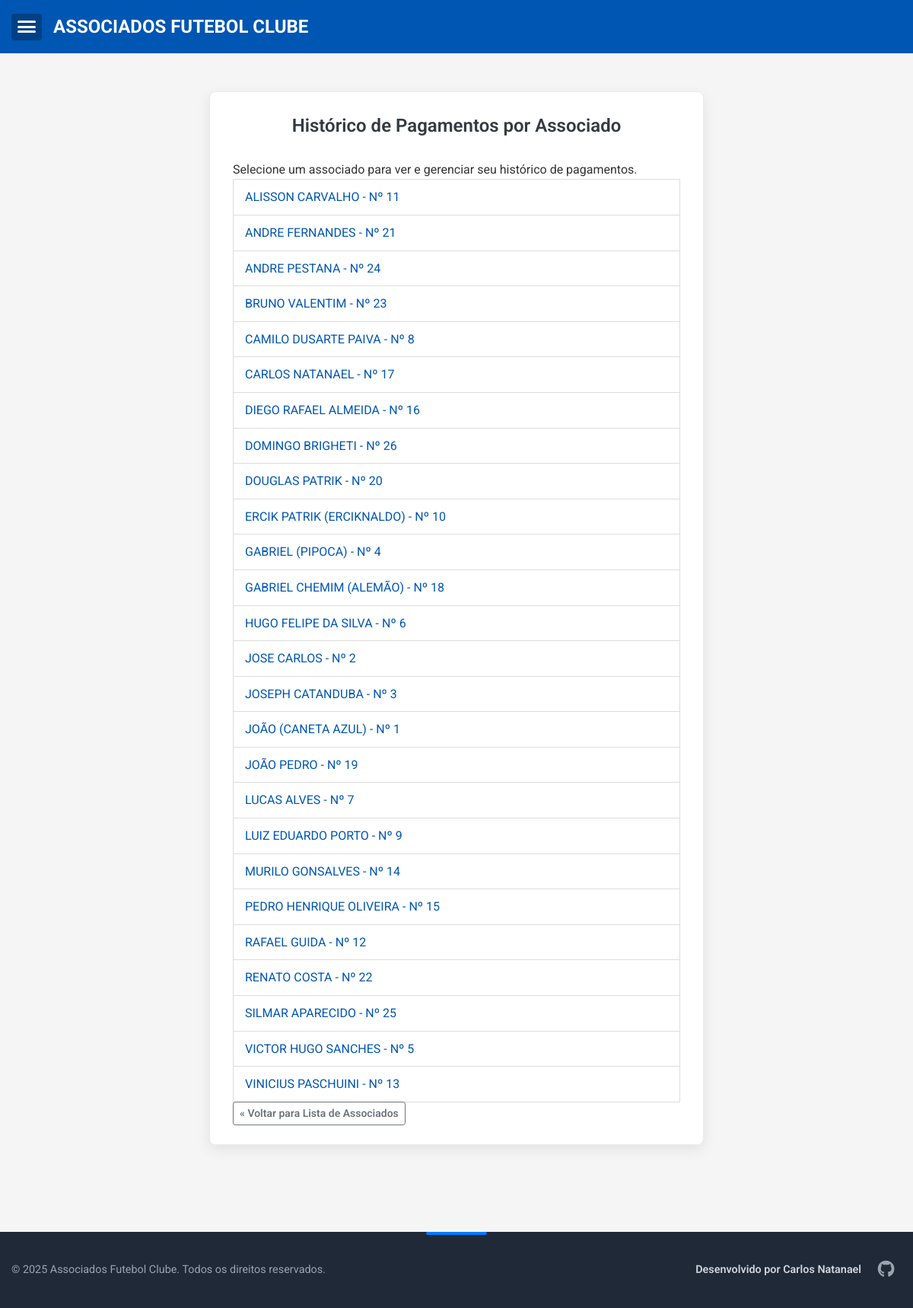
The page /historico-pagamentos (signed in) on the database its author committed.
### app.py (models this page shows)
class Associado(db.Model):
    id = db.Column(db.Integer, primary_key=True)
    numero = db.Column(db.Integer, unique=True)
    nome = db.Column(db.String(100), nullable=False)
    apelido = db.Column(db.String(50))
    pagamentos = db.relationship('Pagamento', backref='associado', lazy=True, cascade="all, delete-orphan")

### app.py (the view)
@app.route('/historico-pagamentos')
@login_required
def lista_associados_para_historico():
    associados = Associado.query.order_by(Associado.nome).all()
    return render_template('lista_associados_historico.html', associados=associados)

### app.py (called while the page is built)
@login_manager.user_loader
def load_user(user_id):
    return User.query.get(int(user_id))

### templates/lista_associados_historico.html (shortened to what this page needs)
{% extends "base.html" %}
{% block content %}
<div class="form-container">
    <h2>Histórico de Pagamentos por Associado</h2>
    <p>Selecione um associado para ver e gerenciar seu histórico de pagamentos.</p>
    <ul class="list-group">
        {% for associado_item in associados %}
        <li class="list-group-item">
            <a href="{{ url_for('historico_pagamentos_associado', associado_id=associado_item.id) }}">
                {{ associado_item.nome }} {% if associado_item.apelido %} ({{ associado_item.apelido }}) {% endif %} - Nº {{ associado_item.numero }}
            </a>
        </li>
        {% else %}
        <li class="list-group-item">Nenhum associado encontrado.</li>
        {% endfor %}
    </ul>
    <p><a href="{{ url_for('associados') }}" class="btn btn-sm btn-outline-secondary">&laquo; Voltar para Lista de Associados</a></p>
</div>
{% endblock %}

### static/style.css (style rules this page uses)
* { box-sizing: border-box; margin: 0; padding: 0; }
body { font-family: 'Roboto', sans-serif; line-height: 1.6; color: #333; background-color: #f5f5f5; position: relative; -webkit-font-smoothing: antialiased; -moz-osx-font-smoothing: grayscale; display: flex; flex-direction: column; min-height: 100vh; }
.form-container { max-width: 650px; margin: 30px auto; padding: 25px 30px; background-color: #ffffff; border-radius: 8px; box-shadow: 0 6px 18px rgba(0, 0, 0, 0.08); border: 1px solid #e9ecef; }
.form-container h2 { text-align: center; margin-bottom: 25px; color: #343a40; font-weight: 600; }
.btn { display: inline-block; font-weight: 600; color: #212529; text-align: center; vertical-align: middle; cursor: pointer; user-select: none; background-color: transparent; border: 1px solid transparent; padding: 0.5rem 1rem; font-size: 1rem; line-height: 1.5; border-radius: 0.25rem; text-decoration: none; transition: color 0.15s ease-in-out, background-color 0.15s ease-in-out, border-color 0.15s ease-in-out, box-shadow 0.15s ease-in-out; }
.btn-outline-secondary { color: #6c757d; border-color: #6c757d; }
.btn-sm { padding: 0.25rem 0.5rem; font-size: 0.875rem; line-height: 1.5; border-radius: 0.2rem; }

### templates/lista_associados_historico.html (style rules this page uses)
.list-group { list-style: none; padding-left: 0; }
.list-group-item { padding: 10px 15px; border: 1px solid #ddd; margin-bottom: -1px; }
.list-group-item a { text-decoration: none; color: #0056b3; }

### rows shown on the page
Associado: nome "ALISSON CARVALHO", numero "11"
Associado: nome "ANDRE FERNANDES", numero "21"
Associado: nome "ANDRE PESTANA", numero "24"
Associado: nome "BRUNO VALENTIM", numero "23"
Associado: nome "CAMILO DUSARTE PAIVA", numero "8"
Associado: nome "CARLOS NATANAEL", numero "17"
Associado: nome "DIEGO RAFAEL ALMEIDA", numero "16"
Associado: nome "DOMINGO BRIGHETI", numero "26"
Associado: nome "DOUGLAS PATRIK", numero "20"
Associado: nome "ERCIK PATRIK", apelido "ERCIKNALDO", numero "10"
Associado: nome "GABRIEL", apelido "PIPOCA", numero "4"
Associado: nome "GABRIEL CHEMIM", apelido "ALEMÃO", numero "18"
Associado: nome "HUGO FELIPE DA SILVA", numero "6"
Associado: nome "JOSE CARLOS", numero "2"
Associado: nome "JOSEPH CATANDUBA", numero "3"
Associado: nome "JOÃO", apelido "CANETA AZUL", numero "1"
Associado: nome "JOÃO PEDRO", numero "19"
Associado: nome "LUCAS ALVES", numero "7"
Associado: nome "LUIZ EDUARDO PORTO", numero "9"
Associado: nome "MURILO GONSALVES", numero "14"
Associado: nome "PEDRO HENRIQUE OLIVEIRA", numero "15"
Associado: nome "RAFAEL GUIDA", numero "12"
Associado: nome "RENATO COSTA", numero "22"
Associado: nome "SILMAR APARECIDO", numero "25"
Associado: nome "VICTOR HUGO SANCHES", numero "5"
Associado: nome "VINICIUS PASCHUINI", numero "13"
